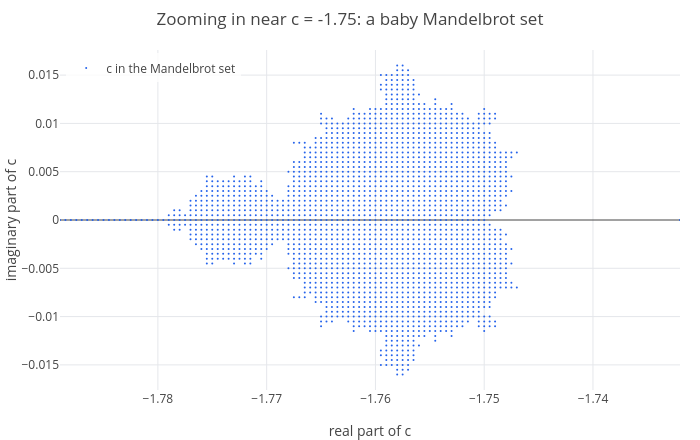

The notebook cell saved with this chart:
### Markdown cell above
($r = 3.2$, period 2 in lesson 1, corresponds to $c = -0.96$, inside the period-2 disc.)

### Zooming in

The boundary has detail at every scale. Zooming in at the far left, around $c = -1.75$ on the real axis, the window
from $-1.8$ to $-1.7$ (a hundred times smaller than the whole picture) shows a **small copy of the whole set**:

### Code cell
Z = mandelbrot(-1.8, -1.7, -0.03, 0.03, 200);
labels(title(legend(scatter(Z, [re im]), "c in the Mandelbrot set"), "Zooming in near c = -1.75: a baby Mandelbrot set"), "real part of c", "imaginary part of c")

### Figure 1 — Plotly figure (JSON) as saved in the notebook; plotly's stock layout.template omitted (floating-point values rounded to 4 significant figures; data arrays with more than 128 entries replaced by an {"elided": "..."} marker saying what was removed)
{"data": [{"marker": {"color": "#2563eb", "size": 2}, "mode": "markers", "name": "c in the Mandelbrot set", "type": "scatter", "x": {"elided": "2126 float values"}, "y": {"elided": "2126 float values"}}], "layout": {"height": 440, "legend": {"bgcolor": "rgba(255,255,255,0.8)", "x": 0.01, "xanchor": "left", "y": 0.99, "yanchor": "top"}, "margin": {"b": 50, "l": 60, "r": 20, "t": 50}, "showlegend": true, "title": {"text": "Zooming in near c = -1.75: a baby Mandelbrot set"}, "width": 700, "xaxis": {"range": [-1.789, -1.732], "title": {"text": "real part of c"}, "zeroline": true}, "yaxis": {"range": [-0.0176, 0.0176], "title": {"text": "imaginary part of c"}, "zeroline": true}}}
